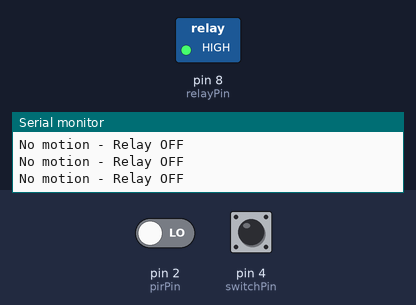
A sketch run on a simulated Arduino Uno, built with avr-gcc and run on an emulated ATmega328P. Parts: switched loads named in the sketch (green lamp = pin HIGH), the last lines printed to the serial monitor. The inputs (shaded band) are chosen by the test bench; at power-on: pin 2 (pirPin) LOW, pin 4 (switchPin) HIGH.

Above: at 1.2 s.
1.3 s: pin 2 (pirPin) driven HIGH
At 2.5 s:
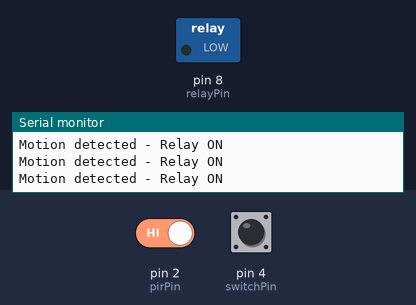
4.4 s: pin 2 (pirPin) driven LOW
At 5.7 s:
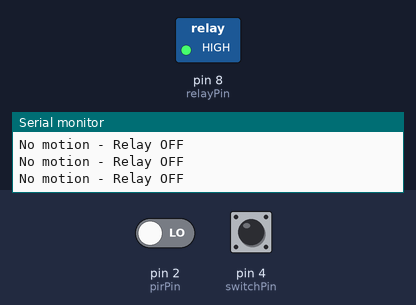
6.0 s: pin 4 (switchPin) pulled LOW for 3.2 s
At 6.9 s:
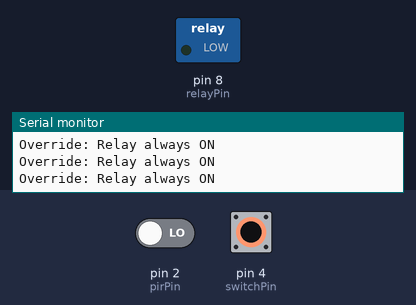
Timing chart, 0 to 10.8 s (numbered marks = the images above; inputs shaded):
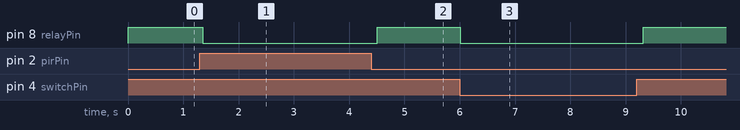

The sketch:

PIR_MotionSensor.ino
```cpp
int pirPin = 2;        // PIR sensor output
int relayPin = 8;      // Relay control pin
int switchPin = 4;     // ON/OFF switch pin

void setup() {
  pinMode(pirPin, INPUT);
  pinMode(relayPin, OUTPUT);
  pinMode(switchPin, INPUT_PULLUP);  // External pull-down required if needed
  digitalWrite(relayPin, LOW);
  Serial.begin(9600);
}

void loop()
{
  int switchState = digitalRead(switchPin);  // Read switch state
  int motion = digitalRead(pirPin);         // Read PIR state

  if (switchState == LOW)
  {
    // Override: Force relay ON regardless of PIR
    digitalWrite(relayPin, LOW);
    Serial.println("Override: Relay always ON");
  } else if(motion == HIGH)// Normal operation: relay follows PIR
    {
      digitalWrite(relayPin, LOW);
      Serial.println("Motion detected - Relay ON");
    }
    else
    {
      digitalWrite(relayPin, HIGH);
      Serial.println("No motion - Relay OFF");
    }


  delay(150);  // Debounce delay
}
```

Measured:
- after the input at 1.3 s, pin 8 (relayPin): HIGH → LOW after 0.05 s
- after the input at 4.4 s, pin 8 (relayPin): LOW → HIGH after 0.11 s
- after the input at 6.0 s, pin 8 (relayPin): HIGH → LOW at once, → HIGH 3.3 s later
